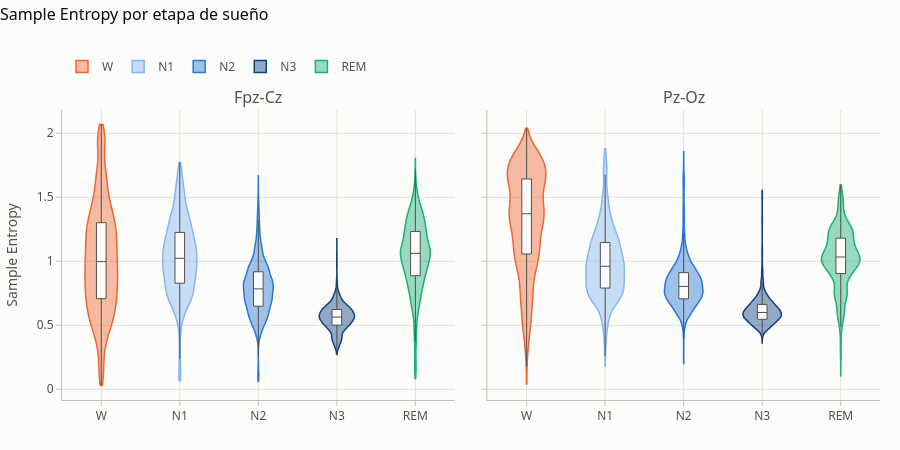

The code cell stored with this chart in its notebook:
### Markdown cell above
**¿Cómo cambia la Sample Entropy entre etapas, y es igual en ambos canales?**

### Code cell
plots.metric_by_stage(obs[~obs["is_artifact"]], "sample_entropy").show()

### Figure 1 — Plotly figure (JSON) as saved in the notebook; plotly's stock layout.template omitted (floating-point values rounded to 4 significant figures; data arrays with more than 128 entries replaced by an {"elided": "..."} marker saying what was removed)
{"data": [{"box": {"fillcolor": "#fcfcfb", "line": {"color": "#52514e", "width": 1}, "visible": true}, "fillcolor": "rgba(235,104,52,0.45)", "hovertemplate": "W · Fpz-Cz<br>%{y:.3f}<extra></extra>", "legendgroup": "W", "line": {"color": "#eb6834", "width": 1.5}, "meanline": {"visible": false}, "name": "W", "points": false, "showlegend": true, "spanmode": "hard", "type": "violin", "x": {"elided": "6479 str values"}, "xaxis": "x", "y": {"elided": "6479 float values"}, "yaxis": "y"}, {"box": {"fillcolor": "#fcfcfb", "line": {"color": "#52514e", "width": 1}, "visible": true}, "fillcolor": "rgba(134,182,239,0.45)", "hovertemplate": "N1 · Fpz-Cz<br>%{y:.3f}<extra></extra>", "legendgroup": "N1", "line": {"color": "#86b6ef", "width": 1.5}, "meanline": {"visible": false}, "name": "N1", "points": false, "showlegend": true, "spanmode": "hard", "type": "violin", "x": {"elided": "2160 str values"}, "xaxis": "x", "y": {"elided": "2160 float values"}, "yaxis": "y"}, {"box": {"fillcolor": "#fcfcfb", "line": {"color": "#52514e", "width": 1}, "visible": true}, "fillcolor": "rgba(42,120,214,0.45)", "hovertemplate": "N2 · Fpz-Cz<br>%{y:.3f}<extra></extra>", "legendgroup": "N2", "line": {"color": "#2a78d6", "width": 1.5}, "meanline": {"visible": false}, "name": "N2", "points": false, "showlegend": true, "spanmode": "hard", "type": "violin", "x": {"elided": "9249 str values"}, "xaxis": "x", "y": {"elided": "9249 float values"}, "yaxis": "y"}, {"box": {"fillcolor": "#fcfcfb", "line": {"color": "#52514e", "width": 1}, "visible": true}, "fillcolor": "rgba(16,66,129,0.45)", "hovertemplate": "N3 · Fpz-Cz<br>%{y:.3f}<extra></extra>", "legendgroup": "N3", "line": {"color": "#104281", "width": 1.5}, "meanline": {"visible": false}, "name": "N3", "points": false, "showlegend": true, "spanmode": "hard", "type": "violin", "x": {"elided": "1317 str values"}, "xaxis": "x", "y": {"elided": "1317 float values"}, "yaxis": "y"}, {"box": {"fillcolor": "#fcfcfb", "line": {"color": "#52514e", "width": 1}, "visible": true}, "fillcolor": "rgba(27,175,122,0.45)", "hovertemplate": "REM · Fpz-Cz<br>%{y:.3f}<extra></extra>", "legendgroup": "REM", "line": {"color": "#1baf7a", "width": 1.5}, "meanline": {"visible": false}, "name": "REM", "points": false, "showlegend": true, "spanmode": "hard", "type": "violin", "x": {"elided": "3656 str values"}, "xaxis": "x", "y": {"elided": "3656 float values"}, "yaxis": "y"}, {"box": {"fillcolor": "#fcfcfb", "line": {"color": "#52514e", "width": 1}, "visible": true}, "fillcolor": "rgba(235,104,52,0.45)", "hovertemplate": "W · Pz-Oz<br>%{y:.3f}<extra></extra>", "legendgroup": "W", "line": {"color": "#eb6834", "width": 1.5}, "meanline": {"visible": false}, "name": "W", "points": false, "showlegend": false, "spanmode": "hard", "type": "violin", "x": {"elided": "6527 str values"}, "xaxis": "x2", "y": {"elided": "6527 float values"}, "yaxis": "y2"}, {"box": {"fillcolor": "#fcfcfb", "line": {"color": "#52514e", "width": 1}, "visible": true}, "fillcolor": "rgba(134,182,239,0.45)", "hovertemplate": "N1 · Pz-Oz<br>%{y:.3f}<extra></extra>", "legendgroup": "N1", "line": {"color": "#86b6ef", "width": 1.5}, "meanline": {"visible": false}, "name": "N1", "points": false, "showlegend": false, "spanmode": "hard", "type": "violin", "x": {"elided": "2161 str values"}, "xaxis": "x2", "y": {"elided": "2161 float values"}, "yaxis": "y2"}, {"box": {"fillcolor": "#fcfcfb", "line": {"color": "#52514e", "width": 1}, "visible": true}, "fillcolor": "rgba(42,120,214,0.45)", "hovertemplate": "N2 · Pz-Oz<br>%{y:.3f}<extra></extra>", "legendgroup": "N2", "line": {"color": "#2a78d6", "width": 1.5}, "meanline": {"visible": false}, "name": "N2", "points": false, "showlegend": false, "spanmode": "hard", "type": "violin", "x": {"elided": "9244 str values"}, "xaxis": "x2", "y": {"elided": "9244 float values"}, "yaxis": "y2"}, {"box": {"fillcolor": "#fcfcfb", "line": {"color": "#52514e", "width": 1}, "visible": true}, "fillcolor": "rgba(16,66,129,0.45)", "hovertemplate": "N3 · Pz-Oz<br>%{y:.3f}<extra></extra>", "legendgroup": "N3", "line": {"color": "#104281", "width": 1.5}, "meanline": {"visible": false}, "name": "N3", "points": false, "showlegend": false, "spanmode": "hard", "type": "violin", "x": {"elided": "1317 str values"}, "xaxis": "x2", "y": {"elided": "1317 float values"}, "yaxis": "y2"}, {"box": {"fillcolor": "#fcfcfb", "line": {"color": "#52514e", "width": 1}, "visible": true}, "fillcolor": "rgba(27,175,122,0.45)", "hovertemplate": "REM · Pz-Oz<br>%{y:.3f}<extra></extra>", "legendgroup": "REM", "line": {"color": "#1baf7a", "width": 1.5}, "meanline": {"visible": false}, "name": "REM", "points": false, "showlegend": false, "spanmode": "hard", "type": "violin", "x": {"elided": "3660 str values"}, "xaxis": "x2", "y": {"elided": "3660 float values"}, "yaxis": "y2"}], "layout": {"annotations": [{"font": {"size": 16}, "showarrow": false, "text": "Fpz-Cz", "x": 0.24, "xanchor": "center", "xref": "paper", "y": 1.0, "yanchor": "bottom", "yref": "paper"}, {"font": {"size": 16}, "showarrow": false, "text": "Pz-Oz", "x": 0.76, "xanchor": "center", "xref": "paper", "y": 1.0, "yanchor": "bottom", "yref": "paper"}], "font": {"color": "#52514e", "family": "system-ui, -apple-system, \"Segoe UI\", sans-serif", "size": 12}, "height": 450, "hoverlabel": {"bgcolor": "white", "font": {"color": "#0b0b0b"}}, "legend": {"orientation": "h", "title": {"text": ""}, "x": 0, "xanchor": "left", "y": 1.1, "yanchor": "bottom"}, "margin": {"b": 50, "l": 60, "r": 20, "t": 110}, "paper_bgcolor": "#fcfcfb", "plot_bgcolor": "#fcfcfb", "title": {"font": {"color": "#0b0b0b", "size": 16}, "text": "Sample Entropy por etapa de sueño", "x": 0, "xanchor": "left", "y": 0.98, "yanchor": "top"}, "xaxis": {"anchor": "y", "domain": [0.0, 0.48], "gridcolor": "#e1e0d9", "linecolor": "#c3c2b7", "tickcolor": "#c3c2b7", "ticks": "outside", "zeroline": false}, "xaxis2": {"anchor": "y2", "domain": [0.52, 1.0], "gridcolor": "#e1e0d9", "linecolor": "#c3c2b7", "tickcolor": "#c3c2b7", "ticks": "outside", "zeroline": false}, "yaxis": {"anchor": "x", "domain": [0.0, 1.0], "gridcolor": "#e1e0d9", "linecolor": "#c3c2b7", "tickcolor": "#c3c2b7", "ticks": "outside", "title": {"text": "Sample Entropy"}, "zeroline": false}, "yaxis2": {"anchor": "x2", "domain": [0.0, 1.0], "gridcolor": "#e1e0d9", "linecolor": "#c3c2b7", "matches": "y", "showticklabels": false, "tickcolor": "#c3c2b7", "ticks": "outside", "zeroline": false}}}
